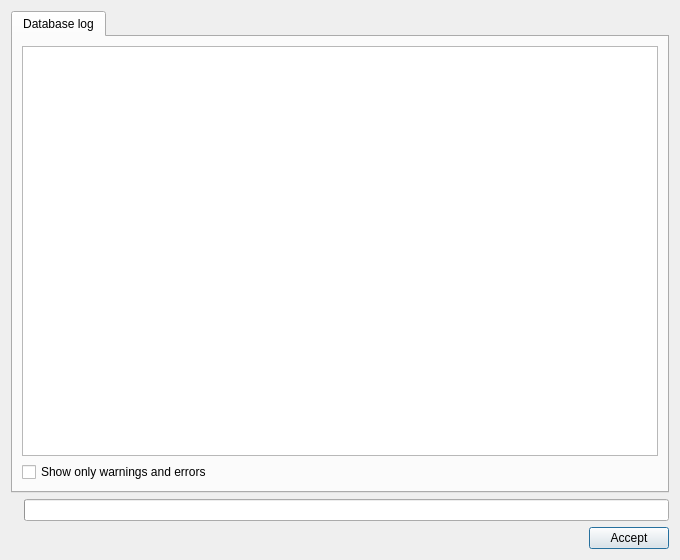
<?xml version="1.0" encoding="UTF-8"?>
<ui version="4.0">
 <class>dlg_project_check</class>
 <widget class="QDialog" name="dlg_project_check">
  <property name="geometry">
   <rect>
    <x>0</x>
    <y>0</y>
    <width>680</width>
    <height>560</height>
   </rect>
  </property>
  <property name="windowTitle">
   <string>Check project</string>
  </property>
  <layout class="QGridLayout" name="gridLayout">
   <item row="0" column="1">
    <widget class="QTabWidget" name="mainTab">
     <property name="currentIndex">
      <number>0</number>
     </property>
     <widget class="QWidget" name="tab_databaselog">
      <attribute name="title">
       <string>Database log</string>
      </attribute>
      <layout class="QGridLayout" name="gridLayout_2">
       <item row="0" column="0">
        <widget class="QTextEdit" name="txt_infolog"/>
       </item>
       <item row="1" column="0">
        <widget class="QCheckBox" name="chb_info">
         <property name="text">
          <string>Show only warnings and errors</string>
         </property>
        </widget>
       </item>
      </layout>
     </widget>
    </widget>
   </item>
   <item row="2" column="1">
    <layout class="QGridLayout" name="lyt_buttons">
     <item row="0" column="0">
      <spacer name="horizontalSpacer">
       <property name="orientation">
        <enum>Qt::Horizontal</enum>
       </property>
       <property name="sizeHint" stdset="0">
        <size>
         <width>40</width>
         <height>20</height>
        </size>
       </property>
      </spacer>
     </item>
     <item row="0" column="1">
      <widget class="QPushButton" name="btn_accept">
       <property name="text">
        <string>Accept</string>
       </property>
      </widget>
     </item>
    </layout>
   </item>
   <item row="1" column="1">
    <layout class="QGridLayout" name="lyt_progress">
     <item row="1" column="0">
      <widget class="QLabel" name="lbl_time">
       <property name="text">
        <string/>
       </property>
      </widget>
     </item>
     <item row="1" column="1">
      <widget class="QProgressBar" name="progressBar">
       <property name="sizePolicy">
        <sizepolicy hsizetype="Expanding" vsizetype="Fixed">
         <horstretch>0</horstretch>
         <verstretch>0</verstretch>
        </sizepolicy>
       </property>
       <property name="maximum">
        <number>100</number>
       </property>
       <property name="value">
        <number>-1</number>
       </property>
       <property name="textVisible">
        <bool>false</bool>
       </property>
       <property name="invertedAppearance">
        <bool>false</bool>
       </property>
      </widget>
     </item>
    </layout>
   </item>
  </layout>
 </widget>
 <resources/>
 <connections/>
</ui>
